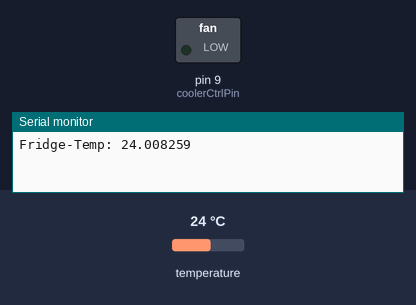
A sketch run on a simulated Arduino Uno, built with avr-gcc and run on an emulated ATmega328P. On the bench: switched loads named in the sketch (green lamp = pin HIGH), the last lines printed to the serial monitor. The test bench sets the inputs (shaded band); at power-on: temperature 24 °C.

Above: at 2.2 s.
2.3 s: temperature set to 12 °C
At 3.0 s:
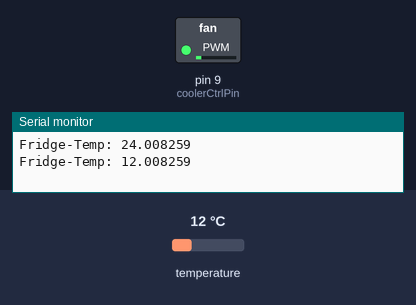
6.1 s: temperature set to 4 °C
At 10.9 s:
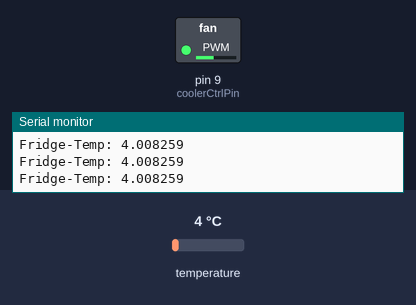
Timing chart, 0 to 43.2 s (numbered marks = the images above; inputs shaded):
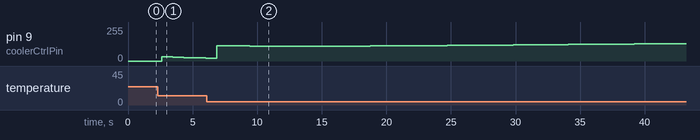

Measured:
- after the input at 2.3 s, pin 9 (coolerCtrlPin): 0/255 → 33/255 after 0.30 s, → 30/255 0.85 s later, → 26/255 0.85 s later, → 23/255 0.85 s later, … (5 changes in this stretch)

The sketch:

fridgeController.ino
```cpp
/*** Note: OneWire and DS18B20 Libraries are required ***/
#include <DS18B20.h>

/*** PID Parameters ***/
const float kP = 8.0, kI = 5.0, kD = 0.7, kN = 2.0;
const float Out_min = -100.0, Out_max = 100.0, dt = 0.1;

/*** SetPoint Temperature ***/
const float T_setpoint = 5.0;
/*** DS18B20 Device Address ***/
const unsigned int devAddr = 2;
/*** Cooler Control Pin ***/
const unsigned int coolerCtrlPin = 9;

/*** Runtime Global Variables ***/
float IState = 0.0;
float DStatePost = 0.0;
DS18B20 ds(devAddr);

/******************************/
void setup() {
  Serial.begin(9600);
  pinMode(coolerCtrlPin, OUTPUT);

  delay(1000);
}

/******************************/
void loop() {
  /** DS18B20 Data Convert **/
  ds.doConversion();

  /** PID Controller **/
  float T_measure = ds.getTempC();
  float T_error = T_setpoint - T_measure;

  float df = (kD * T_error - DStatePost) * kN;
  IState += kI * T_error * dt;

  DStatePost += df * dt;
  float powerOut = kP * T_error + IState + df;
  if(powerOut > Out_max) powerOut = Out_max;
  if(powerOut < Out_min) powerOut = Out_min;

  float powerRatio = (powerOut - Out_min) / (Out_max - Out_min);
  analogWrite(coolerCtrlPin, int(powerRatio * 255.0));

  Serial.print("Fridge-Temp: ");
  Serial.print(T_measure);
  Serial.println(' C');

  delay(int(1000.0 * dt));
}
```
